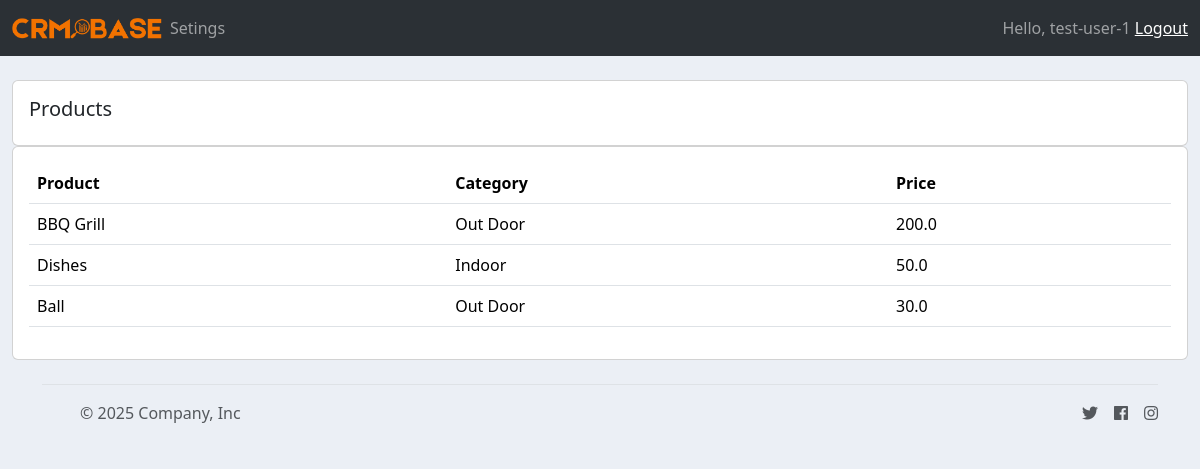
The page /products/ (signed in) on the database its author committed.
### account/models.py (models this page shows, shortened)
class Product(models.Model):
    CATEGORY = (
        ('Indoor','Indoor'),
        ('Out Door','Out Door'),
    )
    name = models.CharField(max_length=200,null=True)
    price = models.FloatField(null=True)
    category = models.CharField(max_length=200,null=True, choices=CATEGORY)
    description = models.CharField(max_length=200,null=True,blank=True)
    date_created = models.DateTimeField(auto_now_add=True,null=True)
    tags = models.ManyToManyField(Tag)

### account/decorators.py (the view)
        def wrapper_func(request,*args,**kwargs):
            group = None
            if request.user.groups.exists():
                group = request.user.groups.all()[0].name
            if group in allowed_roles:
                return view_func(request,*args,**kwargs)
            else:
                return HttpResponse("You are not allowed to access this page")

### account/views.py (called while the page is built)
@login_required(login_url="login")
@allowed_users(allowed_roles=['admin'])
def products(request):
    allProducts = Product.objects.all()
    return render(request,'account/products.html',{"products":allProducts})

### account/templates/account/products.html
{% extends 'account/main.html' %} {% block content %}
<br />
<div class="row">
  <div class="col-md">
    <div class="card card-body">
      <h5>Products</h5>
    </div>
    <div class="card card-body">
      <table class="table">
        <tr>
          <th>Product</th>
          <th>Category</th>
          <th>Price</th>
        </tr>
        {% for i in products %}
        <tr>
          <td>{{i.name}}</td>
          <td>{{i.category}}</td>
          <td>{{i.price}}</td>
        </tr>
        {% endfor %}
      </table>
    </div>
  </div>
</div>
{% endblock %}

### account/templates/account/navbar.html (shortened to what this page needs)
{% load static %}
<nav class="navbar navbar-expand-lg bg-body-tertiary" data-bs-theme="dark">
  <div class="container-fluid">
    <img src="{% static 'images/logo.png' %}" width="150" />
    <div class="collapse navbar-collapse" id="navbarText">
      <ul class="navbar-nav me-auto mb-2 mb-lg-0">
        {% if request.user.is_staff %}
        <li class="nav-item">
          <a class="nav-link active" aria-current="page" href="{% url 'home' %}"
            >Dashboard</a
          >
        </li>
        <li class="nav-item">
          <a class="nav-link" href="{% url 'products' %}">Products</a>
        </li>
        {% else %}
        <li class="nav-item">
          <a class="nav-link" href="{% url 'account' %}">Setings</a>
        </li>
        {% endif %}
      </ul>
      <span class="navbar-text">
        <span>Hello, {{request.user}}</span>
        <a class="hello-msg" href="{% url 'logout' %}">Logout</a>
      </span>
    </div>
  </div>
</nav>

### static/css/main.css (style rules this page uses)
body { background-color: #ebeff5; }

### rows shown on the page
Product: name "BBQ Grill", category "Out Door", price "200.0"
Product: name "Dishes", category "Indoor", price "50.0"
Product: name "Ball", category "Out Door", price "30.0"

### other values the page prints
{{ request.user }} "test-user-1"
